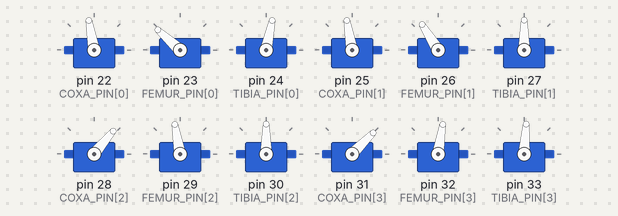
This sketch was run on a simulated Arduino Mega 2560, built with avr-gcc and run on an emulated ATmega2560. On the bench: 12 × servo.

Above: at 1.05 s.
At 5.52 s:
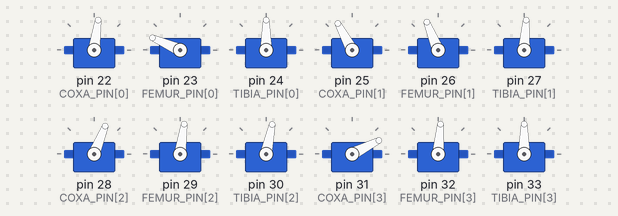
At 10.33 s:
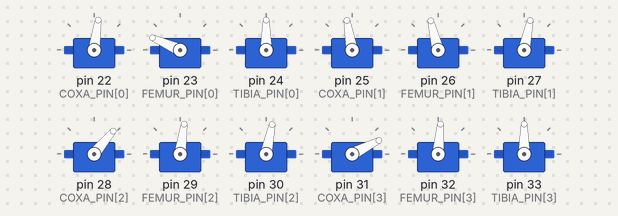
At 19.93 s:
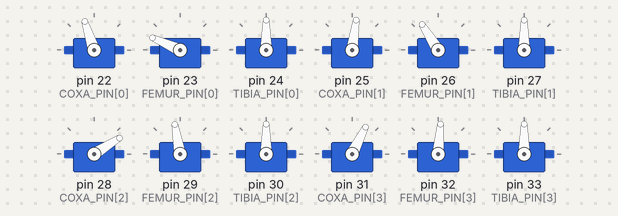
At 29.51 s:
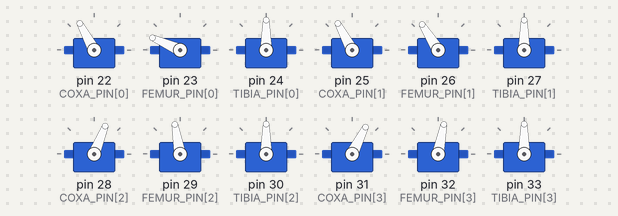
At 39.11 s:
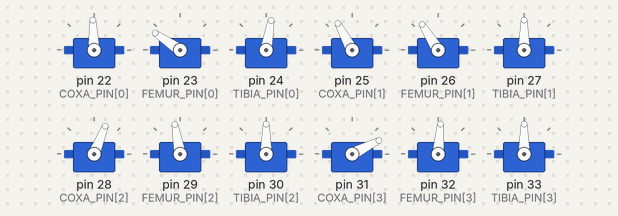
Timing chart, 0 to 40.0 s (numbered marks = the images above):
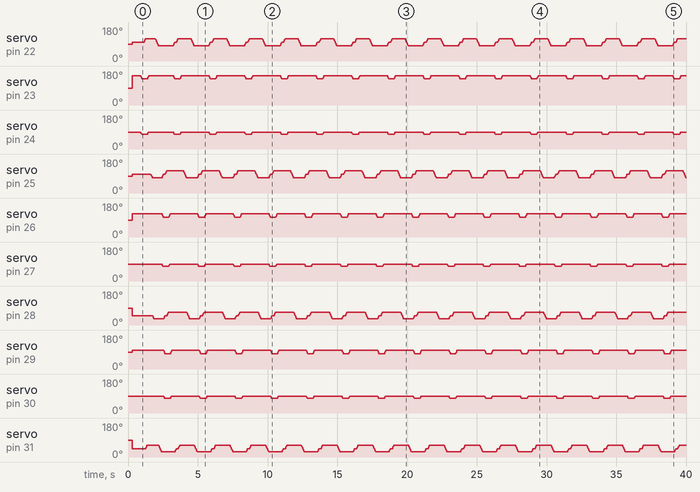

The sketch:

quadruped.ino
```cpp
/*
  Example Quadruped Gait Prototype — forward "tripod" motion (FL+RR then FR+RL)

  LEG JOINTS (per leg)
  - Coxa  : hip swing (forward/back)
  - Femur : hip lift (up/down)
  - Tibia : knee (extend/flex)

  This was a prototype code, no controls, only meant to gait motion the quadruped forward
*/

#include <Servo.h>

const uint8_t COXA_PIN [4] = {22, 25, 28, 31};
const uint8_t FEMUR_PIN[4] = {23, 26, 29, 32};
const uint8_t TIBIA_PIN[4] = {24, 27, 30, 33};

// Arm: 5 micro-servos
const uint8_t ARM_PIN[5] = {34, 35, 36, 37, 38};

// ---------------- Neutral angles & limits ----------------
// Defined my mechanical neutral (standing) angles for each joint in degrees.
// Calibrated with all legs reasonably centered and tweaked until it looks symmetrical visually.

int COXA_NEUTRAL [4] = {100, 100, 50, 45};  // hip swing center
int FEMUR_NEUTRAL[4] = {156, 122, 100, 85};  // hip lift center
int TIBIA_NEUTRAL[4] = {90, 90, 90, 90};  // knee center

// Travel magnitudes for gait (how much to swing & lift)
const int COXA_SWING_FWD  = 18;  // forward swing from neutral
const int COXA_SWING_BACK = 18;  // backward swing from neutral
const int FEMUR_LIFT      = 18;  // how high to lift during swing
const int TIBIA_LIFT      = 12;  // knee tuck during swing

// Motion smoothing (bigger = faster)
const int STEP_MS      = 12;   // delay per micro-step
const int STEP_DEG     = 2;    // degrees per micro-step

// Stance timing
const int HOLD_AT_END_MS = 80; // pause at end of each half step

// ---------------- Servo objects ----------------
Servo coxa[4], femur[4], tibia[4];
Servo arm[5];

int clampDeg(int v){ return v < 0 ? 0 : (v > 180 ? 180 : v); }

// set a single joint with clamped angle
void writeJoint(Servo &s, int deg){
  s.write(clampDeg(deg));
}

// set all three joints of one leg
void setLegAngles(uint8_t leg, int aCoxa, int aFemur, int aTibia){
  writeJoint(coxa[leg],  aCoxa);
  writeJoint(femur[leg], aFemur);
  writeJoint(tibia[leg], aTibia);
}

// smooth move of one joint toward target
void moveJointToward(Servo &s, int &current, int target){
  if (current < target) current = min(current + STEP_DEG, target);
  else if (current > target) current = max(current - STEP_DEG, target);
  s.write(clampDeg(current));
}

// smooth move of an entire leg to target triplet
void moveLegTo(uint8_t leg, int coxaTarget, int femurTarget, int tibiaTarget){
  int c = coxa[leg].read();
  int f = femur[leg].read();
  int t = tibia[leg].read();
  bool done = false;
  while (!done){
    int beforeC=c, beforeF=f, beforeT=t;
    moveJointToward(coxa[leg],  c, coxaTarget);
    moveJointToward(femur[leg], f, femurTarget);
    moveJointToward(tibia[leg], t, tibiaTarget);
    delay(STEP_MS);
    done = (c==beforeC && f==beforeF && t==beforeT); // reached targets
  }
}

// Neutral standing pose
void standNeutral(){
  for (int i=0;i<4;i++) setLegAngles(i, COXA_NEUTRAL[i], FEMUR_NEUTRAL[i], TIBIA_NEUTRAL[i]);
}

// Arm default pose
void armNeutral(){
  for (int i=0;i<5;i++) arm[i].write(90);
}

// ---------------- Gait primitives ----------------
// For a simple forward gait:
// Groups (tripod style): A = FL(0) + RR(3), B = FR(1) + RL(2)

void swingLegForward(uint8_t leg){
  // Lift, swing forward, drop
  moveLegTo(leg,
            COXA_NEUTRAL[leg],                   // prep
            FEMUR_NEUTRAL[leg] - FEMUR_LIFT,
            TIBIA_NEUTRAL[leg]  - TIBIA_LIFT);

  moveLegTo(leg,
            COXA_NEUTRAL[leg] + COXA_SWING_FWD,  // swing
            FEMUR_NEUTRAL[leg] - FEMUR_LIFT,
            TIBIA_NEUTRAL[leg]  - TIBIA_LIFT);

  moveLegTo(leg,
            COXA_NEUTRAL[leg] + COXA_SWING_FWD,  // set down
            FEMUR_NEUTRAL[leg],
            TIBIA_NEUTRAL[leg]);
}

void pushLegBackward(uint8_t leg){
  // Stance: keep foot on ground, drive coxa backward
  moveLegTo(leg,
            COXA_NEUTRAL[leg] - COXA_SWING_BACK,
            FEMUR_NEUTRAL[leg],
            TIBIA_NEUTRAL[leg]);
}

// synchronize two legs with interleaved stepping
void swingPairForward(uint8_t leg1, uint8_t leg2){
  // Lift both
  moveLegTo(leg1, COXA_NEUTRAL[leg1], FEMUR_NEUTRAL[leg1]-FEMUR_LIFT, TIBIA_NEUTRAL[leg1]-TIBIA_LIFT);
  moveLegTo(leg2, COXA_NEUTRAL[leg2], FEMUR_NEUTRAL[leg2]-FEMUR_LIFT, TIBIA_NEUTRAL[leg2]-TIBIA_LIFT);

  // Swing both forward
  moveLegTo(leg1, COXA_NEUTRAL[leg1]+COXA_SWING_FWD, FEMUR_NEUTRAL[leg1]-FEMUR_LIFT, TIBIA_NEUTRAL[leg1]-TIBIA_LIFT);
  moveLegTo(leg2, COXA_NEUTRAL[leg2]+COXA_SWING_FWD, FEMUR_NEUTRAL[leg2]-FEMUR_LIFT, TIBIA_NEUTRAL[leg2]-TIBIA_LIFT);

  // Drop both
  moveLegTo(leg1, COXA_NEUTRAL[leg1]+COXA_SWING_FWD, FEMUR_NEUTRAL[leg1], TIBIA_NEUTRAL[leg1]);
  moveLegTo(leg2, COXA_NEUTRAL[leg2]+COXA_SWING_FWD, FEMUR_NEUTRAL[leg2], TIBIA_NEUTRAL[leg2]);
}

void pushPairBackward(uint8_t leg1, uint8_t leg2){
  moveLegTo(leg1, COXA_NEUTRAL[leg1]-COXA_SWING_BACK, FEMUR_NEUTRAL[leg1], TIBIA_NEUTRAL[leg1]);
  moveLegTo(leg2, COXA_NEUTRAL[leg2]-COXA_SWING_BACK, FEMUR_NEUTRAL[leg2], TIBIA_NEUTRAL[leg2]);
}

// One full forward step: A swings while B pushes, then swap
void stepForward(){
  // Group A = FL(0) + RR(3) swing forward; Group B = FR(1) + RL(2) push back
  swingPairForward(0, 3);
  pushPairBackward (1, 2);
  delay(HOLD_AT_END_MS);

  // Now set A as stance (back) and swing B forward
  pushPairBackward (0, 3);
  swingPairForward(1, 2);
  delay(HOLD_AT_END_MS);
}

// ---------------- Setup & Loop ----------------
void attachAll(){
  for (int i=0;i<4;i++){
    coxa[i].attach(COXA_PIN[i]);
    femur[i].attach(FEMUR_PIN[i]);
    tibia[i].attach(TIBIA_PIN[i]);
  }
  for (int i=0;i<5;i++) arm[i].attach(ARM_PIN[i]);
}

void setup(){
  attachAll();
  delay(300);
  standNeutral();
  armNeutral();
  delay(600);
}

void loop(){
  stepForward();   // simple continuous forward gait
}
```

Measured:
- by itself, servo on pin 24 (TIBIA_PIN[0]): repeats every 2.3 s: 84° 0.02 s, 80° 0.02 s, 78° 0.43 s, 82° 0.02 s, 86° 0.02 s, 90° 1.8 s, 88° 0.02 s
- by itself, servo on pin 27 (TIBIA_PIN[1]), servo on pin 30 (TIBIA_PIN[2]): repeats every 2.6 s: 82° 0.02 s, 78° 0.44 s, 82° 0.02 s, 86° 0.02 s, 90° 2.0 s, 86° 0.02 s
- by itself, servo on pin 29 (FEMUR_PIN[2]): repeats every 2.6 s: 96° 0.02 s, 92° 0.02 s, 88° 0.02 s, 84° 0.01 s, 82° 0.40 s, 86° 0.02 s, 90° 0.02 s, 94° 0.02 s, 98° 0.01 s, 100° 2.0 s
